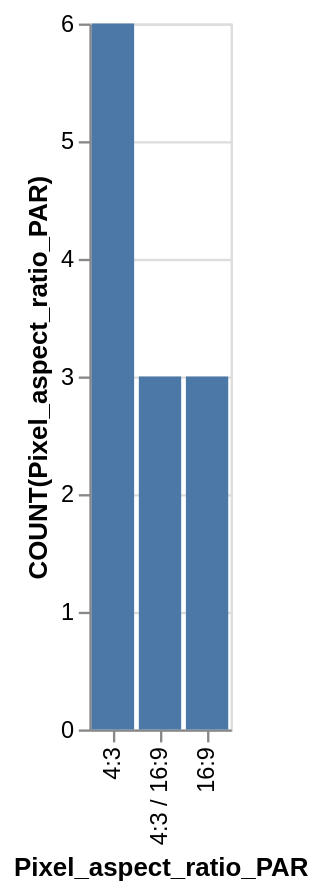

Vega-Lite specification for this chart:
### Vega-Lite specification from a JSON file in a GitHub repository (floating-point values rounded to 4 significant figures)
{"data": {"values": [{"x_data": "4:3", "y_data": 6}, {"x_data": "4:3 / 16:9", "y_data": 3}, {"x_data": "16:9", "y_data": 3}]}, "mark": "bar", "encoding": {"x": {"field": "x_data", "type": "nominal", "title": "Pixel_aspect_ratio_PAR", "sort": {"op": "sum", "field": "y_data", "order": "descending"}}, "y": {"field": "y_data", "type": "quantitative", "title": "COUNT(Pixel_aspect_ratio_PAR)"}}}
